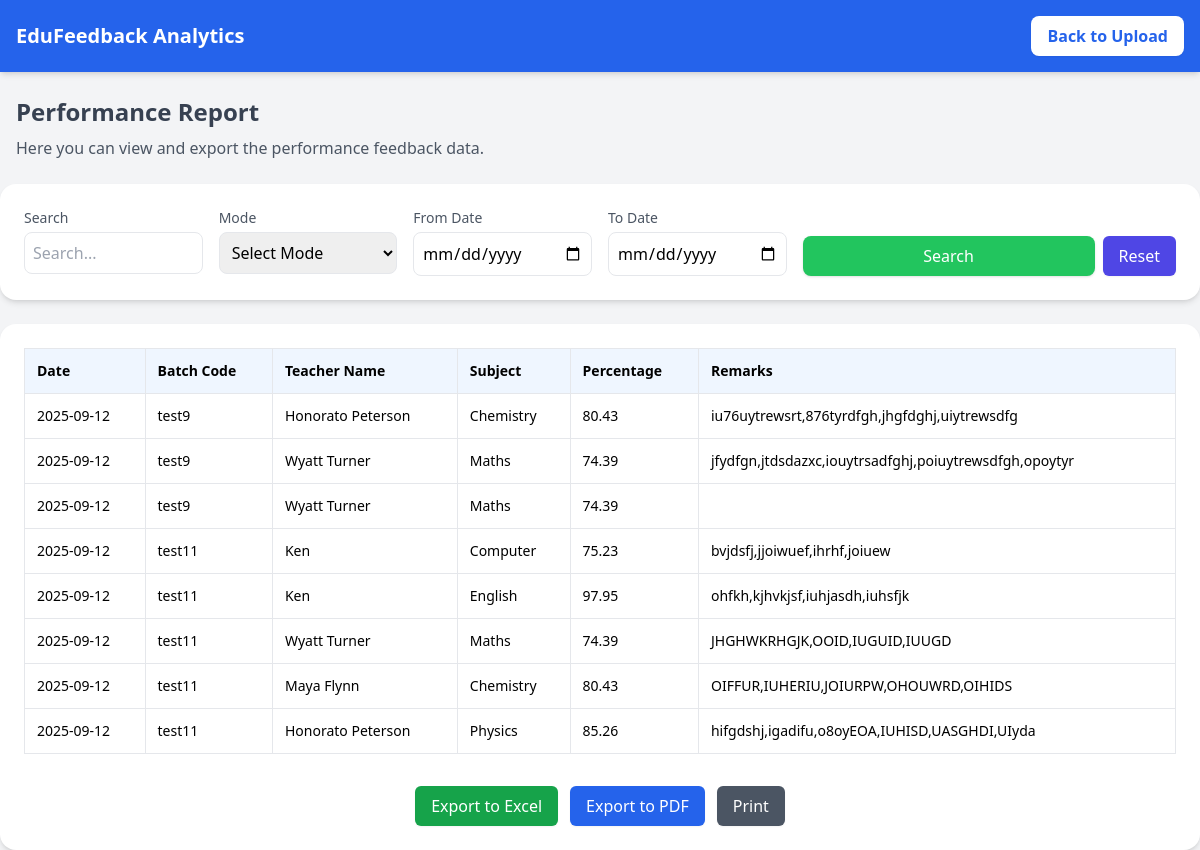
The app's page /report/, older data.
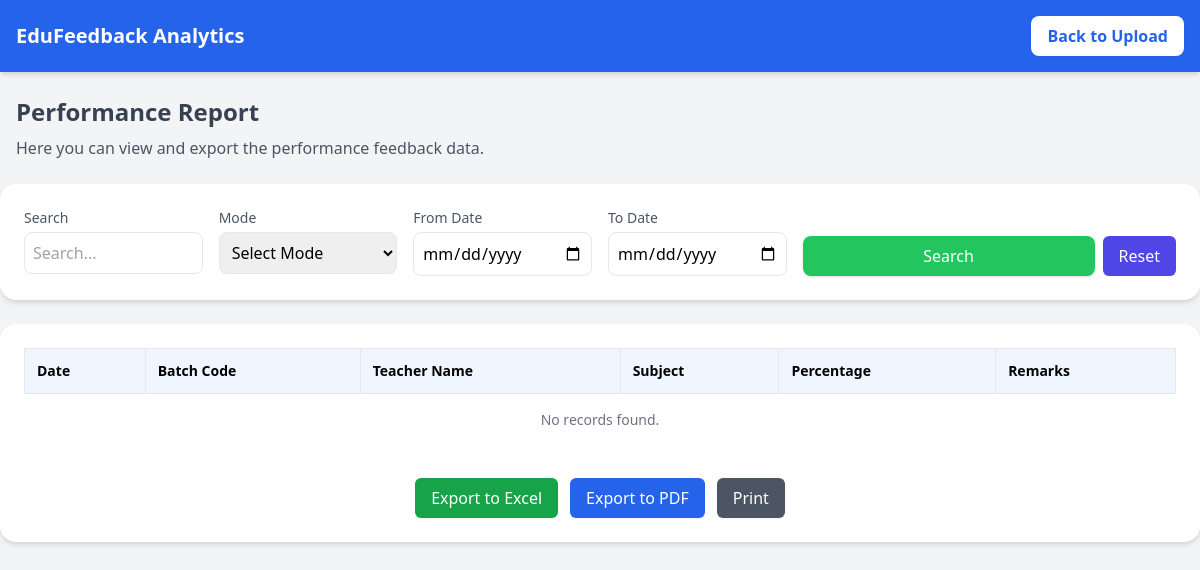
The same page, newer data.
### Feedback/models.py (models this page shows, shortened)
class Performance(models.Model):
    batch = models.ForeignKey(Batch, on_delete=models.CASCADE)
    teacher = models.ForeignKey(Teacher, on_delete=models.CASCADE)
    subject = models.ForeignKey(Subject, on_delete=models.CASCADE)
    average_percentage = models.FloatField(default=0.0)
    remarks = models.TextField(blank=True, null=True)
    created_at = models.DateTimeField(auto_now_add=True)

class Batch(models.Model):
    batch_code = models.CharField(max_length=50)
    phase = models.CharField(max_length=50)
    total_students = models.IntegerField()
    total_responsive = models.IntegerField()
    date = models.DateField(null=True, blank=True)   # ✅ Add this line
    created_at = models.DateTimeField(auto_now_add=True)

class Subject(models.Model):
    batch = models.ForeignKey(Batch, on_delete=models.CASCADE)
    subject_name = models.CharField(max_length=100)
    teacher = models.ForeignKey(Teacher, on_delete=models.CASCADE)
    five_star = models.IntegerField(default=0)
    three_star = models.IntegerField(default=0)
    one_star = models.IntegerField(default=0)
    average_percentage = models.FloatField(default=0.0)
    teacher_remarks = models.TextField(blank=True, null=True)

class Teacher(models.Model):
    teacher_name = models.CharField(max_length=100)

### Feedback/views.py (the view, shortened to what this page needs)
# urls.py: path('report/', views.report, name='report'),
def report(request):
    try:
        performances = Performance.objects.all().select_related(
            "batch", "subject", "subject__teacher"
        ).order_by('-created_at')
        keyword = request.GET.get("keyword", "").strip()
        mode = request.GET.get("mode", "")
        teacher_id = request.GET.get("teacher", "")
        teachers_ids = request.GET.getlist("teachers")  # multiple
        batch_ids = request.GET.getlist("batch_codes")  # multiple
        from_date = request.GET.get("from_date", "")
        to_date = request.GET.get("to_date", "")
        if mode == "individual" and teacher_id:
            performances = performances.filter(subject__teacher_id=teacher_id)
        elif mode == "multiple" and teachers_ids:
            performances = performances.filter(subject__teacher_id__in=teachers_ids)
        elif mode == "batch" and batch_ids:
            performances = performances.filter(batch_id__in=batch_ids)
        teachers = Teacher.objects.all().order_by("teacher_name")
        batches = Batch.objects.all().order_by("batch_code")
        context = {
            "performances": performances,
            "teachers": teachers,
            "batches": batches,
        }
        return render(request, "report.html", context)
    except Exception as e:
        logger.error(f"Error in report view: {str(e)}", exc_info=True)
        return JsonResponse(
            {"status": "error", "message": "Internal server error"}, status=500
        )

### Feedback/templates/report.html (shortened to what this page needs)
<!DOCTYPE html>
<html lang="en">
<head>
  <script src="https://cdn.tailwindcss.com"></script>
</head>
<body class="bg-gray-100 font-sans antialiased">
  <nav class="bg-blue-600 text-white p-4 flex justify-between items-center shadow-md">
    <h1 class="text-xl font-bold">EduFeedback Analytics</h1>
    <a href="{% url 'upload' %}"
       class="bg-white text-blue-600 hover:bg-gray-100 font-semibold py-2 px-4 rounded-lg shadow-sm transition">
       Back to Upload
    </a>
  </nav>
  <div class="max-w-7xl mx-auto mt-6 px-4">
    <h2 class="text-2xl font-bold text-gray-700 mb-2">Performance Report</h2>
    <p class="text-gray-600 mb-6">Here you can view and export the performance feedback data.</p>
  </div>
  <div class="max-w-7xl mx-auto mt-6 bg-white p-6 rounded-2xl shadow-md">
    <form id="reportForm" method="get"
          class="grid grid-cols-1 md:grid-cols-2 lg:grid-cols-6 gap-4">
      <div class="flex flex-col">
        <label for="keyword" class="text-sm font-medium text-gray-600 mb-1">Search</label>
        <input type="text" id="keyword" name="keyword" placeholder="Search..."
          value="{{ request.GET.keyword }}"
          class="border rounded-lg p-2 w-full focus:ring-2 focus:ring-blue-500 focus:outline-none">
      </div>
      <div class="flex flex-col">
        <label for="mode" class="text-sm font-medium text-gray-600 mb-1">Mode</label>
        <select id="mode" name="mode" onchange="updateFields()"
          class="border rounded-lg p-2 w-full focus:ring-2 focus:ring-blue-500 focus:outline-none">
          <option value="">Select Mode</option>
        </select>
      </div>
      <div class="flex flex-col">
        <label for="from_date" class="text-sm font-medium text-gray-600 mb-1">From Date</label>
        <input type="date" id="from_date" name="from_date" value="{{ request.GET.from_date }}"
          class="border rounded-lg p-2 w-full focus:ring-2 focus:ring-blue-500 focus:outline-none">
      </div>
      <div class="flex flex-col">
        <label for="to_date" class="text-sm font-medium text-gray-600 mb-1">To Date</label>
        <input type="date" id="to_date" name="to_date" value="{{ request.GET.to_date }}"
          class="border rounded-lg p-2 w-full focus:ring-2 focus:ring-blue-500 focus:outline-none">
      </div>
      <div class="flex gap-2 col-span-1 lg:col-span-2 items-end">
        <button type="submit"
          class="flex-1 bg-green-500 hover:bg-green-600 text-white px-4 py-2 rounded-lg shadow transition">
          Search
        </button>
        <a href="{% url 'report' %}" class="bg-indigo-600 hover:bg-indigo-700 text-white font-medium py-2 px-4 rounded-md shadow-sm">Reset</a>
      </div>
    </form>
  </div>
  <div class="max-w-7xl mx-auto mt-6 bg-white p-6 rounded-2xl shadow-md overflow-x-auto">
    <table id="reportTable" class="table-auto w-full border-collapse">
      <thead>
        <tr class="bg-blue-50 text-left text-sm font-semibold">
          <th class="p-3 border">Date</th>
          <th class="p-3 border">Batch Code</th>
          <th class="p-3 border">Teacher Name</th>
          <th class="p-3 border">Subject</th>
          <th class="p-3 border">Percentage</th>
          <th class="p-3 border">Remarks</th>
        </tr>
      </thead>
      <tbody class="text-sm">
        {% for perf in performances %}
        <tr class="hover:bg-gray-50 transition">
          <td class="p-3 border">{{ perf.created_at|date:"Y-m-d" }}</td>
          <td class="p-3 border">{{ perf.batch.batch_code }}</td>
          <td class="p-3 border">{{ perf.subject.teacher.teacher_name }}</td>
          <td class="p-3 border">{{ perf.subject.subject_name }}</td>
          <td class="p-3 border">{{ perf.average_percentage|default:"0" }}</td>
          <td class="p-3 border remarks">{{ perf.remarks }}</td>
        </tr>
        {% empty %}
        <tr>
          <td colspan="6" class="text-center p-4 text-gray-500">No records found.</td>
        </tr>
        {% endfor %}
      </tbody>
    </table>
    <div class="flex flex-wrap gap-3 justify-center mt-8 no-print">
      <button id="excelBtn" class="bg-green-600 hover:bg-green-700 text-white font-medium py-2 px-4 rounded-md shadow-sm">Export to Excel</button>
      <button id="pdfBtn" class="bg-blue-600 hover:bg-blue-700 text-white font-medium py-2 px-4 rounded-md shadow-sm">Export to PDF</button>
      <button id="printBtn" class="bg-gray-600 hover:bg-gray-700 text-white font-medium py-2 px-4 rounded-md shadow-sm">Print</button>
    </div>
  </div>
</body>
</html>

Row changes from the older to the newer data that the page shows:
removed Performance: created_at "2025-09-12", batch.batch_code "test9", subject.teacher.teacher_name "Honorato Peterson", subject.subject_name "Chemistry", average_percentage "80.43", remarks "iu76uytrewsrt,876tyrdfgh,jhgfdghj,uiytrewsdfg"
removed Performance: created_at "2025-09-12", batch.batch_code "test9", subject.teacher.teacher_name "Wyatt Turner", subject.subject_name "Maths", average_percentage "74.39", remarks "jfydfgn,jtdsdazxc,iouytrsadfghj,poiuytrewsdfgh,opoytyr"
removed Performance: created_at "2025-09-12", batch.batch_code "test9", subject.teacher.teacher_name "Wyatt Turner", subject.subject_name "Maths", average_percentage "74.39"
removed Performance: created_at "2025-09-12", batch.batch_code "test11", subject.teacher.teacher_name "Ken", subject.subject_name "Computer", average_percentage "75.23", remarks "bvjdsfj,jjoiwuef,ihrhf,joiuew"
removed Performance: created_at "2025-09-12", batch.batch_code "test11", subject.teacher.teacher_name "Ken", subject.subject_name "English", average_percentage "97.95", remarks "ohfkh,kjhvkjsf,iuhjasdh,iuhsfjk"
removed Performance: created_at "2025-09-12", batch.batch_code "test11", subject.teacher.teacher_name "Wyatt Turner", subject.subject_name "Maths", average_percentage "74.39", remarks "JHGHWKRHGJK,OOID,IUGUID,IUUGD"
removed Performance: created_at "2025-09-12", batch.batch_code "test11", subject.teacher.teacher_name "Maya Flynn", subject.subject_name "Chemistry", average_percentage "80.43", remarks "OIFFUR,IUHERIU,JOIURPW,OHOUWRD,OIHIDS"
removed Performance: created_at "2025-09-12", batch.batch_code "test11", subject.teacher.teacher_name "Honorato Peterson", subject.subject_name "Physics", average_percentage "85.26", remarks "hifgdshj,igadifu,o8oyEOA,IUHISD,UASGHDI,UIyda"
Text that changed along with them:
text now shown: "No records found."
